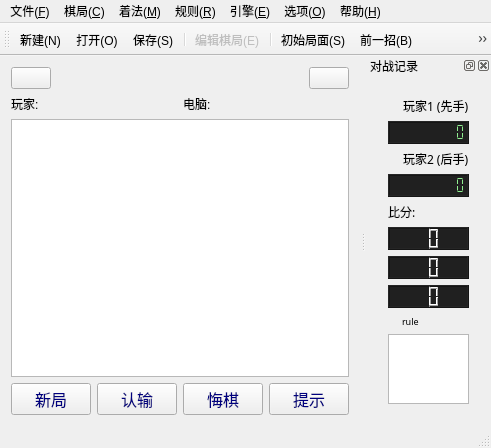
<?xml version="1.0" encoding="UTF-8"?>
<ui version="4.0">
 <class>NineChessWindowClass</class>
 <widget class="QMainWindow" name="NineChessWindowClass">
  <property name="geometry">
   <rect>
    <x>0</x>
    <y>0</y>
    <width>491</width>
    <height>432</height>
   </rect>
  </property>
  <property name="windowTitle">
   <string>三棋</string>
  </property>
  <widget class="QWidget" name="centralWidget">
   <property name="sizePolicy">
    <sizepolicy hsizetype="Expanding" vsizetype="Expanding">
     <horstretch>3</horstretch>
     <verstretch>3</verstretch>
    </sizepolicy>
   </property>
   <property name="autoFillBackground">
    <bool>false</bool>
   </property>
   <layout class="QVBoxLayout" name="verticalLayout_3">
    <item>
     <layout class="QHBoxLayout" name="horizontalLayout_6">
      <item>
       <widget class="QPushButton" name="pushButton_back">
        <property name="text">
         <string/>
        </property>
        <property name="icon">
         <iconset resource="gamewindow.qrc">
          <normaloff>:/icon/resources/icon/ic_reply_black_48dp.png</normaloff>:/icon/resources/icon/ic_reply_black_48dp.png</iconset>
        </property>
       </widget>
      </item>
      <item>
       <spacer name="horizontalSpacer">
        <property name="orientation">
         <enum>Qt::Horizontal</enum>
        </property>
        <property name="sizeHint" stdset="0">
         <size>
          <width>40</width>
          <height>20</height>
         </size>
        </property>
       </spacer>
      </item>
      <item>
       <widget class="QPushButton" name="pushButton_option">
        <property name="text">
         <string/>
        </property>
        <property name="icon">
         <iconset resource="gamewindow.qrc">
          <normaloff>:/icon/resources/icon/ic_menu_black_48dp.png</normaloff>:/icon/resources/icon/ic_menu_black_48dp.png</iconset>
        </property>
       </widget>
      </item>
     </layout>
    </item>
    <item>
     <layout class="QHBoxLayout" name="horizontalLayout_3">
      <item>
       <widget class="QLabel" name="label_2">
        <property name="text">
         <string>玩家:</string>
        </property>
       </widget>
      </item>
      <item>
       <widget class="QLabel" name="label">
        <property name="text">
         <string>电脑:</string>
        </property>
       </widget>
      </item>
     </layout>
    </item>
    <item>
     <widget class="GameView" name="gameView">
      <property name="sizePolicy">
       <sizepolicy hsizetype="Expanding" vsizetype="Expanding">
        <horstretch>10</horstretch>
        <verstretch>10</verstretch>
       </sizepolicy>
      </property>
      <property name="minimumSize">
       <size>
        <width>240</width>
        <height>240</height>
       </size>
      </property>
      <property name="styleSheet">
       <string notr="true">background-image: url(:/image/resources/image/background.png);</string>
      </property>
      <property name="verticalScrollBarPolicy">
       <enum>Qt::ScrollBarAlwaysOff</enum>
      </property>
      <property name="horizontalScrollBarPolicy">
       <enum>Qt::ScrollBarAlwaysOff</enum>
      </property>
     </widget>
    </item>
    <item>
     <layout class="QHBoxLayout" name="horizontalLayout">
      <item>
       <widget class="QPushButton" name="pushButton_newGame">
        <property name="font">
         <font>
          <family>黑体</family>
          <pointsize>12</pointsize>
         </font>
        </property>
        <property name="styleSheet">
         <string notr="true">color: rgb(0, 0, 127);</string>
        </property>
        <property name="text">
         <string>新局</string>
        </property>
        <property name="icon">
         <iconset resource="gamewindow.qrc">
          <normaloff>:/icon/resources/icon/ic_radio_button_on_black_48dp.png</normaloff>:/icon/resources/icon/ic_radio_button_on_black_48dp.png</iconset>
        </property>
        <property name="iconSize">
         <size>
          <width>24</width>
          <height>24</height>
         </size>
        </property>
        <property name="flat">
         <bool>false</bool>
        </property>
       </widget>
      </item>
      <item>
       <widget class="QPushButton" name="pushButton_giveUp">
        <property name="font">
         <font>
          <family>黑体</family>
          <pointsize>12</pointsize>
         </font>
        </property>
        <property name="styleSheet">
         <string notr="true">color: rgb(0, 0, 127);</string>
        </property>
        <property name="text">
         <string>认输</string>
        </property>
        <property name="icon">
         <iconset resource="gamewindow.qrc">
          <normaloff>:/icon/resources/icon/ic_flag_black_48dp.png</normaloff>:/icon/resources/icon/ic_flag_black_48dp.png</iconset>
        </property>
        <property name="iconSize">
         <size>
          <width>24</width>
          <height>24</height>
         </size>
        </property>
       </widget>
      </item>
      <item>
       <widget class="QPushButton" name="pushButton_retractMove">
        <property name="font">
         <font>
          <family>黑体</family>
          <pointsize>12</pointsize>
         </font>
        </property>
        <property name="styleSheet">
         <string notr="true">color: rgb(0, 0, 127);</string>
        </property>
        <property name="text">
         <string>悔棋</string>
        </property>
        <property name="icon">
         <iconset resource="gamewindow.qrc">
          <normaloff>:/icon/resources/icon/ic_reply_black_48dp.png</normaloff>:/icon/resources/icon/ic_reply_black_48dp.png</iconset>
        </property>
        <property name="iconSize">
         <size>
          <width>24</width>
          <height>24</height>
         </size>
        </property>
       </widget>
      </item>
      <item>
       <widget class="QPushButton" name="pushButton_hint">
        <property name="font">
         <font>
          <family>黑体</family>
          <pointsize>12</pointsize>
          <strikeout>false</strikeout>
          <stylestrategy>PreferDefault</stylestrategy>
         </font>
        </property>
        <property name="styleSheet">
         <string notr="true">color: rgb(0, 0, 127);</string>
        </property>
        <property name="text">
         <string>提示</string>
        </property>
        <property name="icon">
         <iconset resource="gamewindow.qrc">
          <normaloff>:/icon/resources/icon/ic_visibility_black_48dp.png</normaloff>:/icon/resources/icon/ic_visibility_black_48dp.png</iconset>
        </property>
        <property name="iconSize">
         <size>
          <width>24</width>
          <height>24</height>
         </size>
        </property>
       </widget>
      </item>
     </layout>
    </item>
   </layout>
  </widget>
  <widget class="QMenuBar" name="menuBar">
   <property name="geometry">
    <rect>
     <x>0</x>
     <y>0</y>
     <width>491</width>
     <height>21</height>
    </rect>
   </property>
   <widget class="QMenu" name="menu_F">
    <property name="title">
     <string>文件(&amp;F)</string>
    </property>
    <addaction name="actionNew_N"/>
    <addaction name="actionOpen_O"/>
    <addaction name="actionSave_S"/>
    <addaction name="actionSaveAs_A"/>
    <addaction name="separator"/>
    <addaction name="actionExit_X"/>
   </widget>
   <widget class="QMenu" name="menu_C">
    <property name="title">
     <string>棋局(&amp;C)</string>
    </property>
    <addaction name="actionEdit_E"/>
    <addaction name="separator"/>
    <addaction name="actionFlip_F"/>
    <addaction name="actionMirror_M"/>
    <addaction name="actionTurnRight_R"/>
    <addaction name="actionTurnLeftt_L"/>
    <addaction name="actionInvert_I"/>
   </widget>
   <widget class="QMenu" name="menu_M">
    <property name="title">
     <string>着法(&amp;M)</string>
    </property>
    <addaction name="actionBegin_S"/>
    <addaction name="actionPrevious_B"/>
    <addaction name="actionNext_F"/>
    <addaction name="actionEnd_E"/>
    <addaction name="actionAutoRun_A"/>
    <addaction name="separator"/>
    <addaction name="actionGiveUp_G"/>
    <addaction name="separator"/>
   </widget>
   <widget class="QMenu" name="menu_E">
    <property name="title">
     <string>引擎(&amp;E)</string>
    </property>
    <addaction name="actionEngine_E"/>
    <addaction name="actionLocal_L"/>
    <addaction name="actionInternet_I"/>
    <addaction name="separator"/>
    <addaction name="actionEngine1_T"/>
    <addaction name="actionEngine2_R"/>
   </widget>
   <widget class="QMenu" name="menu_O">
    <property name="title">
     <string>选项(&amp;O)</string>
    </property>
    <addaction name="actionSetting_O"/>
    <addaction name="separator"/>
    <addaction name="actionToolBar_T"/>
    <addaction name="actionDockBar_D"/>
    <addaction name="actionMusic_M"/>
    <addaction name="actionSound_S"/>
    <addaction name="actionAnimation_A"/>
   </widget>
   <widget class="QMenu" name="menu_H">
    <property name="title">
     <string>帮助(&amp;H)</string>
    </property>
    <addaction name="actionViewHelp_V"/>
    <addaction name="actionWeb_W"/>
    <addaction name="actionAbout_A"/>
   </widget>
   <widget class="QMenu" name="menu_R">
    <property name="title">
     <string>规则(&amp;R)</string>
    </property>
    <addaction name="separator"/>
    <addaction name="actionLimited_T"/>
    <addaction name="separator"/>
   </widget>
   <addaction name="menu_F"/>
   <addaction name="menu_C"/>
   <addaction name="menu_M"/>
   <addaction name="menu_R"/>
   <addaction name="menu_E"/>
   <addaction name="menu_O"/>
   <addaction name="menu_H"/>
  </widget>
  <widget class="QToolBar" name="mainToolBar">
   <property name="windowTitle">
    <string>工具栏</string>
   </property>
   <attribute name="toolBarArea">
    <enum>TopToolBarArea</enum>
   </attribute>
   <attribute name="toolBarBreak">
    <bool>false</bool>
   </attribute>
   <addaction name="actionNew_N"/>
   <addaction name="actionOpen_O"/>
   <addaction name="actionSave_S"/>
   <addaction name="separator"/>
   <addaction name="actionEdit_E"/>
   <addaction name="separator"/>
   <addaction name="actionBegin_S"/>
   <addaction name="actionPrevious_B"/>
   <addaction name="actionNext_F"/>
   <addaction name="actionEnd_E"/>
   <addaction name="actionAutoRun_A"/>
   <addaction name="separator"/>
   <addaction name="actionEngine1_T"/>
   <addaction name="actionEngine2_R"/>
   <addaction name="actionLocal_L"/>
   <addaction name="actionInternet_I"/>
  </widget>
  <widget class="QDockWidget" name="dockWidget">
   <property name="sizePolicy">
    <sizepolicy hsizetype="Preferred" vsizetype="Preferred">
     <horstretch>0</horstretch>
     <verstretch>0</verstretch>
    </sizepolicy>
   </property>
   <property name="autoFillBackground">
    <bool>false</bool>
   </property>
   <property name="styleSheet">
    <string notr="true">QLCDNumber {
	color: lightgreen;
	background-color: rgb(32, 32, 32);
}</string>
   </property>
   <property name="floating">
    <bool>false</bool>
   </property>
   <property name="allowedAreas">
    <set>Qt::AllDockWidgetAreas</set>
   </property>
   <property name="windowTitle">
    <string>对战记录</string>
   </property>
   <attribute name="dockWidgetArea">
    <number>2</number>
   </attribute>
   <widget class="QWidget" name="dockWidgetContents">
    <property name="sizePolicy">
     <sizepolicy hsizetype="Preferred" vsizetype="Preferred">
      <horstretch>0</horstretch>
      <verstretch>0</verstretch>
     </sizepolicy>
    </property>
    <property name="minimumSize">
     <size>
      <width>0</width>
      <height>0</height>
     </size>
    </property>
    <layout class="QVBoxLayout" name="verticalLayout_2">
     <item>
      <widget class="QSplitter" name="splitter">
       <property name="frameShape">
        <enum>QFrame::NoFrame</enum>
       </property>
       <property name="orientation">
        <enum>Qt::Vertical</enum>
       </property>
       <widget class="QWidget" name="layoutWidget">
        <layout class="QVBoxLayout" name="verticalLayout">
         <item>
          <layout class="QHBoxLayout" name="horizontalLayout_5">
           <property name="spacing">
            <number>1</number>
           </property>
           <property name="sizeConstraint">
            <enum>QLayout::SetDefaultConstraint</enum>
           </property>
           <item>
            <widget class="QLabel" name="picLabel1">
             <property name="sizePolicy">
              <sizepolicy hsizetype="Preferred" vsizetype="Preferred">
               <horstretch>1</horstretch>
               <verstretch>0</verstretch>
              </sizepolicy>
             </property>
             <property name="font">
              <font>
               <pointsize>9</pointsize>
              </font>
             </property>
             <property name="text">
              <string/>
             </property>
             <property name="pixmap">
              <pixmap resource="gamewindow.qrc">:/icon/resources/icon/Black.png</pixmap>
             </property>
             <property name="alignment">
              <set>Qt::AlignCenter</set>
             </property>
            </widget>
           </item>
           <item>
            <widget class="QLabel" name="label1">
             <property name="sizePolicy">
              <sizepolicy hsizetype="Preferred" vsizetype="Preferred">
               <horstretch>3</horstretch>
               <verstretch>0</verstretch>
              </sizepolicy>
             </property>
             <property name="font">
              <font>
               <family>微软雅黑</family>
               <pointsize>9</pointsize>
              </font>
             </property>
             <property name="text">
              <string>玩家1 (先手)</string>
             </property>
            </widget>
           </item>
          </layout>
         </item>
         <item>
          <widget class="QLCDNumber" name="lcdNumber_1">
           <property name="sizePolicy">
            <sizepolicy hsizetype="Preferred" vsizetype="Minimum">
             <horstretch>0</horstretch>
             <verstretch>0</verstretch>
            </sizepolicy>
           </property>
           <property name="styleSheet">
            <string notr="true"/>
           </property>
           <property name="smallDecimalPoint">
            <bool>false</bool>
           </property>
           <property name="digitCount">
            <number>9</number>
           </property>
           <property name="segmentStyle">
            <enum>QLCDNumber::Flat</enum>
           </property>
           <property name="value" stdset="0">
            <double>0.000000000000000</double>
           </property>
           <property name="intValue" stdset="0">
            <number>0</number>
           </property>
          </widget>
         </item>
         <item>
          <layout class="QHBoxLayout" name="horizontalLayout_4">
           <property name="spacing">
            <number>1</number>
           </property>
           <property name="sizeConstraint">
            <enum>QLayout::SetDefaultConstraint</enum>
           </property>
           <item>
            <widget class="QLabel" name="picLabel2">
             <property name="sizePolicy">
              <sizepolicy hsizetype="Preferred" vsizetype="Preferred">
               <horstretch>1</horstretch>
               <verstretch>0</verstretch>
              </sizepolicy>
             </property>
             <property name="font">
              <font>
               <pointsize>9</pointsize>
              </font>
             </property>
             <property name="text">
              <string/>
             </property>
             <property name="pixmap">
              <pixmap resource="gamewindow.qrc">:/icon/resources/icon/White.png</pixmap>
             </property>
             <property name="alignment">
              <set>Qt::AlignCenter</set>
             </property>
            </widget>
           </item>
           <item>
            <widget class="QLabel" name="label2">
             <property name="sizePolicy">
              <sizepolicy hsizetype="Preferred" vsizetype="Preferred">
               <horstretch>3</horstretch>
               <verstretch>0</verstretch>
              </sizepolicy>
             </property>
             <property name="font">
              <font>
               <family>微软雅黑</family>
               <pointsize>9</pointsize>
              </font>
             </property>
             <property name="text">
              <string>玩家2 (后手)</string>
             </property>
            </widget>
           </item>
          </layout>
         </item>
         <item>
          <widget class="QLCDNumber" name="lcdNumber_2">
           <property name="sizePolicy">
            <sizepolicy hsizetype="Preferred" vsizetype="Minimum">
             <horstretch>0</horstretch>
             <verstretch>0</verstretch>
            </sizepolicy>
           </property>
           <property name="styleSheet">
            <string notr="true"/>
           </property>
           <property name="smallDecimalPoint">
            <bool>false</bool>
           </property>
           <property name="digitCount">
            <number>9</number>
           </property>
           <property name="segmentStyle">
            <enum>QLCDNumber::Flat</enum>
           </property>
           <property name="value" stdset="0">
            <double>0.000000000000000</double>
           </property>
           <property name="intValue" stdset="0">
            <number>0</number>
           </property>
          </widget>
         </item>
         <item>
          <widget class="QLabel" name="labelScore">
           <property name="font">
            <font>
             <family>黑体</family>
             <pointsize>9</pointsize>
            </font>
           </property>
           <property name="text">
            <string>比分:</string>
           </property>
          </widget>
         </item>
         <item>
          <widget class="QLCDNumber" name="scoreLcdNumber_1">
           <property name="sizePolicy">
            <sizepolicy hsizetype="Preferred" vsizetype="Minimum">
             <horstretch>0</horstretch>
             <verstretch>0</verstretch>
            </sizepolicy>
           </property>
           <property name="layoutDirection">
            <enum>Qt::LeftToRight</enum>
           </property>
           <property name="smallDecimalPoint">
            <bool>false</bool>
           </property>
           <property name="digitCount">
            <number>2</number>
           </property>
           <property name="value" stdset="0">
            <double>0.000000000000000</double>
           </property>
          </widget>
         </item>
         <item>
          <widget class="QLCDNumber" name="scoreLcdNumber_2">
           <property name="sizePolicy">
            <sizepolicy hsizetype="Preferred" vsizetype="Minimum">
             <horstretch>0</horstretch>
             <verstretch>0</verstretch>
            </sizepolicy>
           </property>
           <property name="frameShape">
            <enum>QFrame::Box</enum>
           </property>
           <property name="frameShadow">
            <enum>QFrame::Raised</enum>
           </property>
           <property name="digitCount">
            <number>2</number>
           </property>
           <property name="mode">
            <enum>QLCDNumber::Dec</enum>
           </property>
          </widget>
         </item>
         <item>
          <widget class="QLCDNumber" name="scoreLcdNumber_draw">
           <property name="sizePolicy">
            <sizepolicy hsizetype="Preferred" vsizetype="Minimum">
             <horstretch>0</horstretch>
             <verstretch>0</verstretch>
            </sizepolicy>
           </property>
           <property name="smallDecimalPoint">
            <bool>false</bool>
           </property>
           <property name="digitCount">
            <number>2</number>
           </property>
          </widget>
         </item>
         <item>
          <layout class="QHBoxLayout" name="horizontalLayout_2">
           <item>
            <widget class="QLabel" name="labelInfo">
             <property name="sizePolicy">
              <sizepolicy hsizetype="Preferred" vsizetype="Preferred">
               <horstretch>1</horstretch>
               <verstretch>0</verstretch>
              </sizepolicy>
             </property>
             <property name="text">
              <string/>
             </property>
             <property name="pixmap">
              <pixmap resource="gamewindow.qrc">:/icon/resources/icon/Help.png</pixmap>
             </property>
            </widget>
           </item>
           <item>
            <widget class="QLabel" name="labelRule">
             <property name="sizePolicy">
              <sizepolicy hsizetype="Preferred" vsizetype="Preferred">
               <horstretch>8</horstretch>
               <verstretch>0</verstretch>
              </sizepolicy>
             </property>
             <property name="font">
              <font>
               <family>AmdtSymbols</family>
               <pointsize>7</pointsize>
              </font>
             </property>
             <property name="text">
              <string>rule</string>
             </property>
            </widget>
           </item>
          </layout>
         </item>
         <item>
          <widget class="ManualListView" name="listView">
           <property name="font">
            <font>
             <pointsize>7</pointsize>
            </font>
           </property>
          </widget>
         </item>
        </layout>
       </widget>
      </widget>
     </item>
    </layout>
   </widget>
  </widget>
  <widget class="QStatusBar" name="statusBar"/>
  <action name="actionNew_N">
   <property name="icon">
    <iconset resource="gamewindow.qrc">
     <normaloff>:/icon/resources/icon/DocumentHS.png</normaloff>:/icon/resources/icon/DocumentHS.png</iconset>
   </property>
   <property name="text">
    <string>新建(&amp;N)</string>
   </property>
   <property name="statusTip">
    <string/>
   </property>
   <property name="shortcut">
    <string>Ctrl+N</string>
   </property>
  </action>
  <action name="actionOpen_O">
   <property name="icon">
    <iconset resource="gamewindow.qrc">
     <normaloff>:/icon/resources/icon/OpenHS.png</normaloff>:/icon/resources/icon/OpenHS.png</iconset>
   </property>
   <property name="text">
    <string>打开(&amp;O)...</string>
   </property>
   <property name="shortcut">
    <string>Ctrl+O</string>
   </property>
  </action>
  <action name="actionSave_S">
   <property name="icon">
    <iconset resource="gamewindow.qrc">
     <normaloff>:/icon/resources/icon/SaveHS.png</normaloff>:/icon/resources/icon/SaveHS.png</iconset>
   </property>
   <property name="text">
    <string>保存(&amp;S)</string>
   </property>
   <property name="shortcut">
    <string>Ctrl+S</string>
   </property>
  </action>
  <action name="actionSaveAs_A">
   <property name="icon">
    <iconset resource="gamewindow.qrc">
     <normaloff>:/icon/resources/icon/SaveHS.png</normaloff>:/icon/resources/icon/SaveHS.png</iconset>
   </property>
   <property name="text">
    <string>另存为(&amp;A)...</string>
   </property>
  </action>
  <action name="actionExit_X">
   <property name="text">
    <string>退出(&amp;X)</string>
   </property>
  </action>
  <action name="actionEdit_E">
   <property name="enabled">
    <bool>false</bool>
   </property>
   <property name="icon">
    <iconset resource="gamewindow.qrc">
     <normaloff>:/icon/resources/icon/EditTableHS.png</normaloff>:/icon/resources/icon/EditTableHS.png</iconset>
   </property>
   <property name="text">
    <string>编辑棋局(&amp;E)</string>
   </property>
  </action>
  <action name="actionFlip_F">
   <property name="icon">
    <iconset resource="gamewindow.qrc">
     <normaloff>:/icon/resources/icon/FlipVerticalHS.png</normaloff>:/icon/resources/icon/FlipVerticalHS.png</iconset>
   </property>
   <property name="text">
    <string>上下翻转(&amp;F)</string>
   </property>
  </action>
  <action name="actionMirror_M">
   <property name="icon">
    <iconset resource="gamewindow.qrc">
     <normaloff>:/icon/resources/icon/FlipHorizontalHS.png</normaloff>:/icon/resources/icon/FlipHorizontalHS.png</iconset>
   </property>
   <property name="text">
    <string>左右翻转(&amp;M)</string>
   </property>
  </action>
  <action name="actionTurnRight_R">
   <property name="icon">
    <iconset resource="gamewindow.qrc">
     <normaloff>:/icon/resources/icon/RightHS.png</normaloff>:/icon/resources/icon/RightHS.png</iconset>
   </property>
   <property name="text">
    <string>顺时针旋转90°(&amp;R)</string>
   </property>
   <property name="toolTip">
    <string>顺时针旋转90°(R)</string>
   </property>
  </action>
  <action name="actionTurnLeftt_L">
   <property name="icon">
    <iconset resource="gamewindow.qrc">
     <normaloff>:/icon/resources/icon/LeftHS.png</normaloff>:/icon/resources/icon/LeftHS.png</iconset>
   </property>
   <property name="text">
    <string>逆时针旋转90°(&amp;L)</string>
   </property>
   <property name="toolTip">
    <string>逆时针旋转90°(L)</string>
   </property>
  </action>
  <action name="actionInvert_I">
   <property name="checkable">
    <bool>true</bool>
   </property>
   <property name="checked">
    <bool>false</bool>
   </property>
   <property name="icon">
    <iconset resource="gamewindow.qrc">
     <normaloff>:/icon/resources/icon/Invert.png</normaloff>:/icon/resources/icon/Invert.png</iconset>
   </property>
   <property name="text">
    <string>黑白反转(&amp;B)</string>
   </property>
  </action>
  <action name="actionBegin_S">
   <property name="icon">
    <iconset resource="gamewindow.qrc">
     <normaloff>:/icon/resources/icon/First.png</normaloff>:/icon/resources/icon/First.png</iconset>
   </property>
   <property name="text">
    <string>初始局面(&amp;S)</string>
   </property>
   <property name="toolTip">
    <string>初始局面(S)</string>
   </property>
   <property name="shortcut">
    <string>Ctrl+Up</string>
   </property>
  </action>
  <action name="actionPrevious_B">
   <property name="icon">
    <iconset resource="gamewindow.qrc">
     <normaloff>:/icon/resources/icon/Previous.png</normaloff>:/icon/resources/icon/Previous.png</iconset>
   </property>
   <property name="text">
    <string>前一招(&amp;B)</string>
   </property>
   <property name="shortcut">
    <string>Ctrl+Left</string>
   </property>
  </action>
  <action name="actionNext_F">
   <property name="icon">
    <iconset resource="gamewindow.qrc">
     <normaloff>:/icon/resources/icon/Next.png</normaloff>:/icon/resources/icon/Next.png</iconset>
   </property>
   <property name="text">
    <string>后一招(&amp;F)</string>
   </property>
   <property name="toolTip">
    <string>后一招(F)</string>
   </property>
   <property name="shortcut">
    <string>Ctrl+Right</string>
   </property>
  </action>
  <action name="actionEnd_E">
   <property name="icon">
    <iconset resource="gamewindow.qrc">
     <normaloff>:/icon/resources/icon/Last.png</normaloff>:/icon/resources/icon/Last.png</iconset>
   </property>
   <property name="text">
    <string>最后局面(&amp;E)</string>
   </property>
   <property name="shortcut">
    <string>Ctrl+Down</string>
   </property>
  </action>
  <action name="actionAutoRun_A">
   <property name="checkable">
    <bool>true</bool>
   </property>
   <property name="icon">
    <iconset resource="gamewindow.qrc">
     <normaloff>:/icon/resources/icon/Play.png</normaloff>:/icon/resources/icon/Play.png</iconset>
   </property>
   <property name="text">
    <string>自动演示(&amp;A)</string>
   </property>
   <property name="toolTip">
    <string>自动演示(A)</string>
   </property>
  </action>
  <action name="actionGiveUp_G">
   <property name="icon">
    <iconset resource="gamewindow.qrc">
     <normaloff>:/icon/resources/icon/BreakpointHS.png</normaloff>:/icon/resources/icon/BreakpointHS.png</iconset>
   </property>
   <property name="text">
    <string>认输(&amp;G)</string>
   </property>
  </action>
  <action name="actionLimited_T">
   <property name="checked">
    <bool>false</bool>
   </property>
   <property name="text">
    <string>限制步数和时间(&amp;T)...</string>
   </property>
   <property name="toolTip">
    <string>限制步数和时间(T)</string>
   </property>
  </action>
  <action name="actionLocal_L">
   <property name="checkable">
    <bool>true</bool>
   </property>
   <property name="checked">
    <bool>true</bool>
   </property>
   <property name="icon">
    <iconset resource="gamewindow.qrc">
     <normaloff>:/icon/resources/icon/FullScreenHS.png</normaloff>:/icon/resources/icon/FullScreenHS.png</iconset>
   </property>
   <property name="text">
    <string>本机对战(&amp;L)</string>
   </property>
   <property name="toolTip">
    <string>本机对战(L)</string>
   </property>
  </action>
  <action name="actionInternet_I">
   <property name="checkable">
    <bool>true</bool>
   </property>
   <property name="enabled">
    <bool>true</bool>
   </property>
   <property name="icon">
    <iconset resource="gamewindow.qrc">
     <normaloff>:/icon/resources/icon/Web.png</normaloff>:/icon/resources/icon/Web.png</iconset>
   </property>
   <property name="text">
    <string>网络对战(&amp;I)</string>
   </property>
   <property name="toolTip">
    <string>网络对战(I)</string>
   </property>
  </action>
  <action name="actionEngine_E">
   <property name="icon">
    <iconset resource="gamewindow.qrc">
     <normaloff>:/icon/resources/icon/OptionsHS.png</normaloff>:/icon/resources/icon/OptionsHS.png</iconset>
   </property>
   <property name="text">
    <string>引擎设置(&amp;E)...</string>
   </property>
   <property name="toolTip">
    <string>引擎设置(E)</string>
   </property>
  </action>
  <action name="actionEngine1_T">
   <property name="checkable">
    <bool>true</bool>
   </property>
   <property name="checked">
    <bool>false</bool>
   </property>
   <property name="icon">
    <iconset resource="gamewindow.qrc">
     <normaloff>:/icon/resources/icon/Black.png</normaloff>:/icon/resources/icon/Black.png</iconset>
   </property>
   <property name="text">
    <string>电脑执先手(&amp;T)</string>
   </property>
   <property name="toolTip">
    <string>电脑执先手(T)</string>
   </property>
  </action>
  <action name="actionEngine2_R">
   <property name="checkable">
    <bool>true</bool>
   </property>
   <property name="icon">
    <iconset resource="gamewindow.qrc">
     <normaloff>:/icon/resources/icon/White.png</normaloff>:/icon/resources/icon/White.png</iconset>
   </property>
   <property name="text">
    <string>电脑执后手(&amp;R)</string>
   </property>
   <property name="toolTip">
    <string>电脑执白(R)</string>
   </property>
  </action>
  <action name="actionSetting_O">
   <property name="enabled">
    <bool>false</bool>
   </property>
   <property name="icon">
    <iconset resource="gamewindow.qrc">
     <normaloff>:/icon/resources/icon/PrimaryKeyHS.png</normaloff>:/icon/resources/icon/PrimaryKeyHS.png</iconset>
   </property>
   <property name="text">
    <string>设置(&amp;O)...</string>
   </property>
  </action>
  <action name="actionToolBar_T">
   <property name="checkable">
    <bool>true</bool>
   </property>
   <property name="checked">
    <bool>true</bool>
   </property>
   <property name="text">
    <string>工具栏(&amp;T)</string>
   </property>
  </action>
  <action name="actionDockBar_D">
   <property name="checkable">
    <bool>true</bool>
   </property>
   <property name="checked">
    <bool>true</bool>
   </property>
   <property name="text">
    <string>信息栏(&amp;D)</string>
   </property>
  </action>
  <action name="actionMusic_M">
   <property name="checkable">
    <bool>true</bool>
   </property>
   <property name="checked">
    <bool>true</bool>
   </property>
   <property name="text">
    <string>背景音乐(&amp;M)</string>
   </property>
   <property name="visible">
    <bool>false</bool>
   </property>
  </action>
  <action name="actionSound_S">
   <property name="checkable">
    <bool>true</bool>
   </property>
   <property name="checked">
    <bool>true</bool>
   </property>
   <property name="text">
    <string>落子音效(&amp;S)</string>
   </property>
  </action>
  <action name="actionAnimation_A">
   <property name="checkable">
    <bool>true</bool>
   </property>
   <property name="checked">
    <bool>true</bool>
   </property>
   <property name="text">
    <string>落子动画(&amp;A)</string>
   </property>
   <property name="toolTip">
    <string>落子动画(A)</string>
   </property>
  </action>
  <action name="actionViewHelp_V">
   <property name="enabled">
    <bool>true</bool>
   </property>
   <property name="icon">
    <iconset resource="gamewindow.qrc">
     <normaloff>:/icon/resources/icon/Help.png</normaloff>:/icon/resources/icon/Help.png</iconset>
   </property>
   <property name="text">
    <string>查看帮助(&amp;V)</string>
   </property>
   <property name="shortcut">
    <string>F1</string>
   </property>
  </action>
  <action name="actionWeb_W">
   <property name="enabled">
    <bool>true</bool>
   </property>
   <property name="icon">
    <iconset resource="gamewindow.qrc">
     <normaloff>:/icon/resources/icon/HomeHS.png</normaloff>:/icon/resources/icon/HomeHS.png</iconset>
   </property>
   <property name="text">
    <string>作者主页(&amp;W)</string>
   </property>
   <property name="toolTip">
    <string>作者主页(W)</string>
   </property>
  </action>
  <action name="actionAbout_A">
   <property name="enabled">
    <bool>true</bool>
   </property>
   <property name="text">
    <string>关于(&amp;A)...</string>
   </property>
   <property name="toolTip">
    <string>关于(A)</string>
   </property>
  </action>
 </widget>
 <layoutdefault spacing="6" margin="11"/>
 <customwidgets>
  <customwidget>
   <class>GameView</class>
   <extends>QGraphicsView</extends>
   <header>gameview.h</header>
  </customwidget>
  <customwidget>
   <class>ManualListView</class>
   <extends>QListView</extends>
   <header>manuallistview.h</header>
  </customwidget>
 </customwidgets>
 <resources>
  <include location="gamewindow.qrc"/>
 </resources>
 <connections>
  <connection>
   <sender>actionDockBar_D</sender>
   <signal>toggled(bool)</signal>
   <receiver>dockWidget</receiver>
   <slot>setVisible(bool)</slot>
   <hints>
    <hint type="sourcelabel">
     <x>-1</x>
     <y>-1</y>
    </hint>
    <hint type="destinationlabel">
     <x>507</x>
     <y>214</y>
    </hint>
   </hints>
  </connection>
  <connection>
   <sender>actionToolBar_T</sender>
   <signal>toggled(bool)</signal>
   <receiver>mainToolBar</receiver>
   <slot>setVisible(bool)</slot>
   <hints>
    <hint type="sourcelabel">
     <x>-1</x>
     <y>-1</y>
    </hint>
    <hint type="destinationlabel">
     <x>289</x>
     <y>28</y>
    </hint>
   </hints>
  </connection>
  <connection>
   <sender>actionExit_X</sender>
   <signal>triggered()</signal>
   <receiver>NineChessWindowClass</receiver>
   <slot>close()</slot>
   <hints>
    <hint type="sourcelabel">
     <x>-1</x>
     <y>-1</y>
    </hint>
    <hint type="destinationlabel">
     <x>289</x>
     <y>207</y>
    </hint>
   </hints>
  </connection>
  <connection>
   <sender>mainToolBar</sender>
   <signal>visibilityChanged(bool)</signal>
   <receiver>actionToolBar_T</receiver>
   <slot>setChecked(bool)</slot>
   <hints>
    <hint type="sourcelabel">
     <x>280</x>
     <y>47</y>
    </hint>
    <hint type="destinationlabel">
     <x>-1</x>
     <y>-1</y>
    </hint>
   </hints>
  </connection>
  <connection>
   <sender>dockWidget</sender>
   <signal>visibilityChanged(bool)</signal>
   <receiver>actionDockBar_D</receiver>
   <slot>setChecked(bool)</slot>
   <hints>
    <hint type="sourcelabel">
     <x>421</x>
     <y>267</y>
    </hint>
    <hint type="destinationlabel">
     <x>-1</x>
     <y>-1</y>
    </hint>
   </hints>
  </connection>
 </connections>
</ui>
